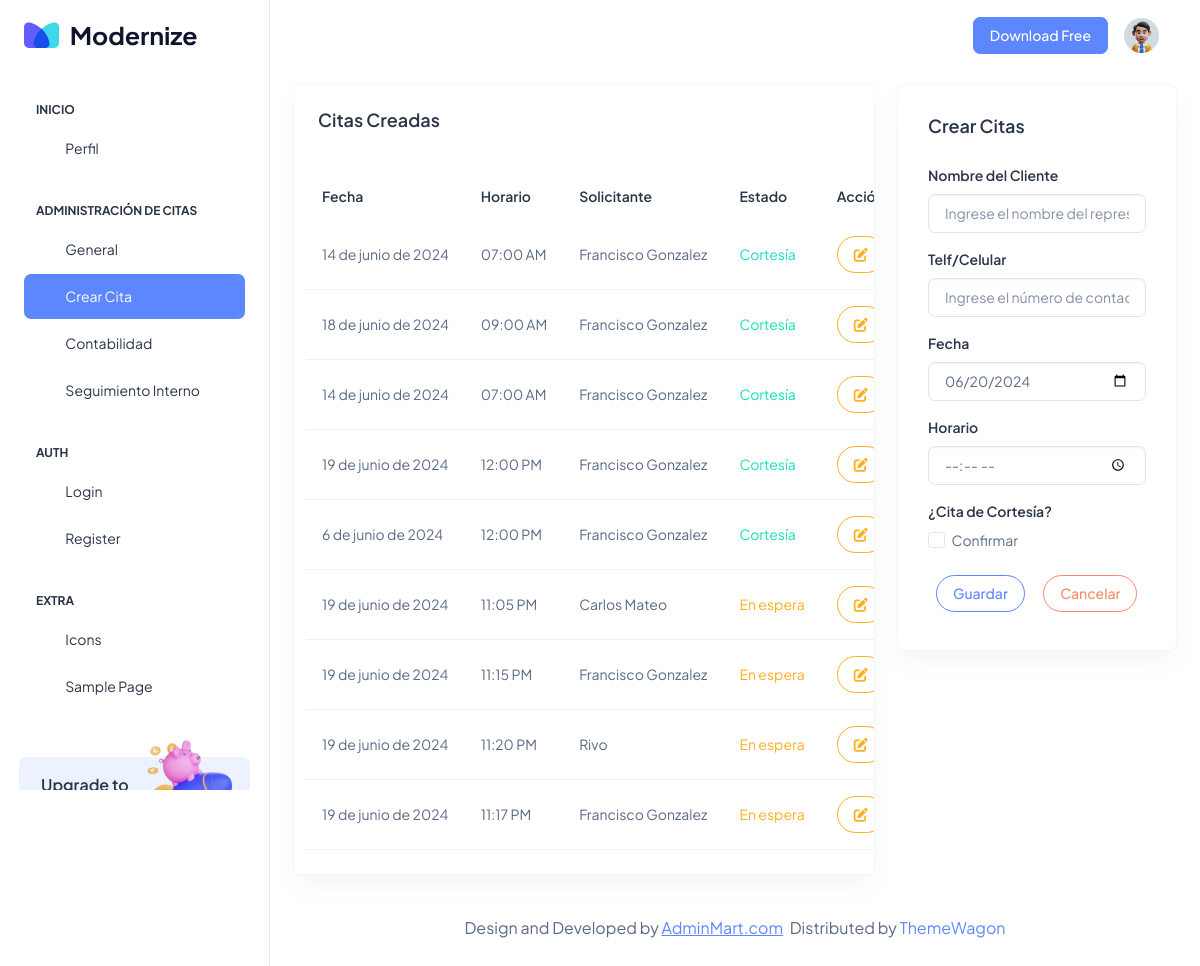
Page /adci_fechacitas/ (signed in) on the earlier database version.
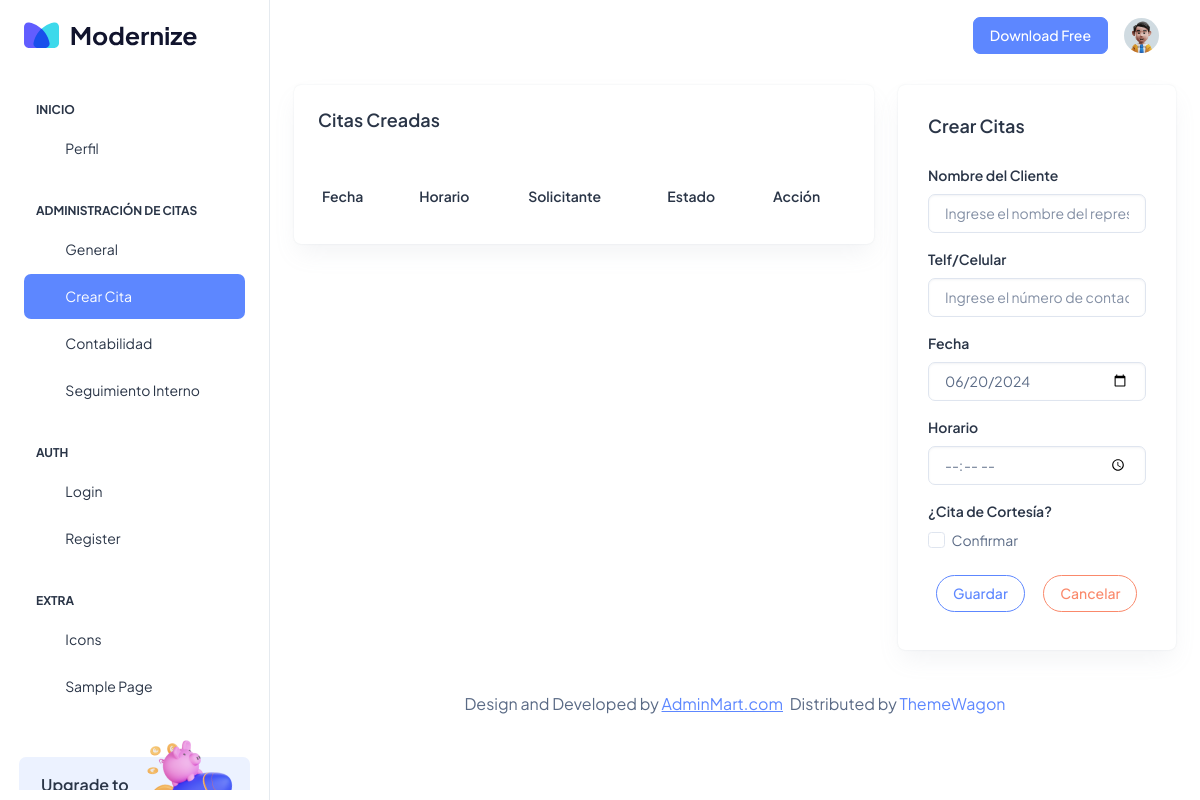
Same page on the later database version.
### Aplicaciones/Citas/models.py (models this page shows, shortened)
class CitaSol(models.Model):
    id=models.AutoField(primary_key=True)
    fech_da=models.DateField()
    time_da=models.TimeField()
    cort_da=models.BooleanField(default=False)
    nom_da=models.CharField(max_length=150)
    telf_da=models.CharField(max_length=10)
    est_da=models.BooleanField(default=False)

### Aplicaciones/Citas/views.py (the view)
# urls.py: path('adci_fechacitas/',views.adci_fechacitas),
@login_required
@custom_login_required
def adci_fechacitas (request):
    horariobdd=DiaHorario.objects.all()
    horabdd=HorasDia.objects.all()
    citabdd=CitaSol.objects.all()
    return render(request,'adci_fechacitas.html',{'horarios':horariobdd,'horas':horabdd,'citas':citabdd})

### Aplicaciones/Citas/templates/adci_fechacitas.html (shortened to what this page needs)
{% extends 'adci_plantilla.html' %}
{% block usci_contenido %}
<div class="col-lg-8">
  <div class="row">
    <div class="col-lg-12">
      <div class="card overflow-hidden">
        <div class="card-body p-4">
          <h5 class="card-title mb-9 fw-semibold">Citas Creadas</h5><br>
          <div class="row align-items-center">
            <table id="tbl_horarios" class="table text-nowrap mb-0 align-middle">
              <thead class="text-dark fs-4">
                <tr>
                  <th class="border-bottom-0">
                    <h6 class="fw-semibold mb-0">Fecha</h6>
                  </th>
                  <th class="border-bottom-0">
                    <h6 class="fw-semibold mb-0">Horario</h6>
                  </th>
                  <th class="border-bottom-0">
                    <h6 class="fw-semibold mb-0">Solicitante</h6>
                  </th>
                  <th class="border-bottom-0">
                    <h6 class="fw-semibold mb-0">Estado</h6>
                  </th>
                  <th class="border-bottom-0">
                    <h6 class="fw-semibold mb-0">Acción</h6>
                  </th>
                </tr>
              </thead>
              <tbody>
                {% for cita in citas %}
                  <tr>
                      <td>{{ cita.fech_da }}</td>
                      <td>
                          {% if cita.time_da.hour < 12 %}
                              {{ cita.time_da|time:"h:i" }} AM
                          {% else %}
                              {{ cita.time_da|time:"h:i" }} PM
                          {% endif %}
                      </td>
                      <td>{{cita.nom_da}}</td>
                      <td>
                        {% if cita.cort_da %}
                          <span class="text-success">Cortesía</span>
                        {% else %}
                          {% if cita.est_da %}
                            <span class="text-info">Realizados</span>
                          {% else %}
                            <span class="text-warning">En espera</span>
                          {% endif %}
                        {% endif %}
                      </td>
                      <td>
                        {% if cita.est_da %}
                        <span class="text-center">Sin Acciones</span>
                        {% else %}
                        <button type="button" class="btn btn-outline-warning rounded-pill" data-bs-toggle="modal" data-bs-target="#exampleModal"
                          data-id="{{ cita.id }}" data-diah="{{ cita.fech_da|date:'Y-m-d' }}" data-horario="{{ cita.time_da|time:'h:i' }}" data-nom="{{cita.nom_da}}" data-telf={{cita.telf_da}}
                          data-cortesia="{{cita.cort_da}}">
                           <i class="fas fa-edit"></i>
                        </button>
                        {% endif %}
                      </td>
                  </tr>
                  {% endfor %}
              </tbody>
            </table>
          </div>
        </div>
      </div>
    </div>
  </div>
</div>
<div class="col-lg-4 align-items-strech">
  <div class="card w-100">
    <div class="card-body">
      <div class="d-sm-flex d-block align-items-center justify-content-between mb-9">
        <div class="mb-3 mb-sm-0">
          <h5 class="card-title fw-semibold">Crear Citas</h5>
        </div>
      </div>
      <form action="/aggagenda_adci/" method="POST" id="vldt_dias">
        <div class="mb-3">
          <label for="nom_da" class="form-label">Nombre del Cliente</label>
          <input type="text" class="form-control" name="nom_da" id="nom_da" placeholder="Ingrese el nombre del representante">
        </div>
        <div class="mb-3">
          <label for="telf_da" class="form-label">Telf/Celular</label>
          <input type="text" class="form-control" name="telf_da" id="telf_da" placeholder="Ingrese el número de contacto">
        </div>
        <div class="mb-3">
          <label for="fech_da" class="form-label">Fecha</label>
          <input type="date" class="form-control" name="fech_da" id="fech_da" aria-describedby="dateHelp">
        </div>
        <div class="mb-3">
          <label for="time_da" class="form-label">Horario</label>
          <input type="time" class="form-control" name="time_da" id="time_da">
        </div>
        <label for="cort_da" class="form-label">¿Cita de Cortesía?</label>
        <div class="mb-3 form-check">
          <input type="checkbox" class="form-check-input" name="cort_da" id="cort_da">
          <label class="form-check-label" for="cort_da">Confirmar</label>
        </div>
        <button type="submit" class="btn btn-outline-primary rounded-pill m-2">Guardar</button>
        <button type="reset" name="button" class="btn btn-outline-danger rounded-pill m-2">Cancelar</button>
      </form>
    </div>
  </div>
</div>
          <br>
{% endblock %}

### Aplicaciones/Citas/templates/adci_plantilla.html (shortened to what this page needs)
<!doctype html>
{% load static %}
<html lang="es">
<head>
  <link rel="stylesheet" href="{% static 'css/styles.min.css' %}" />
  <link rel="stylesheet" href="{% static 'css/estilo_validacion.css' %}" />
    <link rel="stylesheet" href="https://cdnjs.cloudflare.com/ajax/libs/font-awesome/6.5.1/css/all.min.css" />
    <link rel="stylesheet" href="https://cdnjs.cloudflare.com/ajax/libs/izitoast/1.4.0/css/iziToast.css" />
</head>
<body>
  <div class="page-wrapper" id="main-wrapper" data-layout="vertical" data-navbarbg="skin6" data-sidebartype="full"
    data-sidebar-position="fixed" data-header-position="fixed">
    <aside class="left-sidebar">
      <div>
        <div class="brand-logo d-flex align-items-center justify-content-between">
          <a href="/adci_inicio/" class="text-nowrap logo-img">
            <img src="{% static 'images/logos/dark-logo.svg' %}" width="180" alt="" />
          </a>
        </div>
        <nav class="sidebar-nav scroll-sidebar" data-simplebar="">
          <ul id="sidebarnav">
            <li class="nav-small-cap">
              <span class="hide-menu">Inicio</span>
            </li>
            <li class="sidebar-item">
              <a class="sidebar-link" href="{% url 'adci_perfil' %}" aria-expanded="false">
                <span>
                  <i class="ti ti-layout-dashboard"></i>
                </span>
                <span class="hide-menu">Perfil</span>
              </a>
            </li>
            <li class="nav-small-cap">
              <span class="hide-menu">Administración de Citas</span>
            </li>
            <li class="sidebar-item">
              <a class="sidebar-link" href="/adci_inicio/" aria-expanded="false">
                <span>
                  <i class="ti ti-article"></i>
                </span>
                <span class="hide-menu">General</span>
              </a>
            </li>
            <li class="sidebar-item">
              <a class="sidebar-link" href="/adci_fechacitas/" aria-expanded="false">
                <span>
                  <i class="ti ti-cards"></i>
                </span>
                <span class="hide-menu">Crear Cita</span>
              </a>
            </li>
            <li class="sidebar-item">
              <a class="sidebar-link" href="/adci_inicio/cont_inicio/" aria-expanded="false">
                <span>
                  <i class="ti ti-file-description"></i>
                </span>
                <span class="hide-menu">Contabilidad</span>
              </a>
            </li>
            <li class="sidebar-item">
              <a class="sidebar-link" href="{% url 'cont_int' %}" aria-expanded="false">
                <span>
                  <i class="ti ti-typography"></i>
                </span>
                <span class="hide-menu">Seguimiento Interno</span>
              </a>
            </li>
            <li class="nav-small-cap">
              <span class="hide-menu">AUTH</span>
            </li>
            <li class="sidebar-item">
              <a class="sidebar-link" href="./authentication-login.html" aria-expanded="false">
                <span>
                  <i class="ti ti-login"></i>
                </span>
                <span class="hide-menu">Login</span>
              </a>
            </li>
            <li class="sidebar-item">
              <a class="sidebar-link" href="./authentication-register.html" aria-expanded="false">
                <span>
                  <i class="ti ti-user-plus"></i>
                </span>
                <span class="hide-menu">Register</span>
              </a>
            </li>
            <li class="nav-small-cap">
              <span class="hide-menu">EXTRA</span>
            </li>
            <li class="sidebar-item">
              <a class="sidebar-link" href="./icon-tabler.html" aria-expanded="false">
                <span>
                  <i class="ti ti-mood-happy"></i>
                </span>
                <span class="hide-menu">Icons</span>
              </a>
            </li>
            <li class="sidebar-item">
              <a class="sidebar-link" href="./sample-page.html" aria-expanded="false">
                <span>
                  <i class="ti ti-aperture"></i>
                </span>
                <span class="hide-menu">Sample Page</span>
              </a>
            </li>
          </ul>
          <div class="unlimited-access hide-menu bg-light-primary position-relative mb-7 mt-5 rounded">
            <div class="d-flex">
              <div class="unlimited-access-title me-3">
                <h6 class="fw-semibold fs-4 mb-6 text-dark w-85">Upgrade to pro</h6>
              </div>
              <div class="unlimited-access-img">
                <img src="{% static 'images/backgrounds/rocket.png' %}" alt="" class="img-fluid">
              </div>
            </div>
          </div>
        </nav>
      </div>
    </aside>
    <div class="body-wrapper">
      <header class="app-header">
        <nav class="navbar navbar-expand-lg navbar-light">
          <ul class="navbar-nav">
            <li class="nav-item">
              <a class="nav-link nav-icon-hover" href="javascript:void(0)">
                <i class="ti ti-bell-ringing"></i>
              </a>
            </li>
          </ul>
          <div class="navbar-collapse justify-content-end px-0" id="navbarNav">
            <ul class="navbar-nav flex-row ms-auto align-items-center justify-content-end">
              <li class="nav-item">
                <a href="https://adminmart.com/product/modernize-free-bootstrap-admin-dashboard/" target="_blank" class="btn btn-primary">Download Free</a>
              </li>
              <li class="nav-item dropdown">
                <a class="nav-link nav-icon-hover" href="javascript:void(0)" id="drop2" data-bs-toggle="dropdown"
                  aria-expanded="false">
                  <img src="{% static 'images/profile/user-1.jpg' %}" alt="" width="35" height="35" class="rounded-circle">
                </a>
              </li>
            </ul>
          </div>
        </nav>
      </header>
      <div class="container-fluid">
        <div class="row">
          {% block usci_contenido %}
            {% endblock %}
        <div class="py-6 px-6 text-center">
          <p class="mb-0 fs-4">Design and Developed by <a href="https://adminmart.com/" target="_blank" class="pe-1 text-primary text-decoration-underline">AdminMart.com</a> Distributed by <a href="https://themewagon.com">ThemeWagon</a></p>
        </div>
      </div>
    </div>
  </div>
</body>
</html>

Differences in the rows shown:
removed CitaSol: fech_da "14 de junio de 2024", time_da "07:00", nom_da "Francisco Gonzalez", cort_da "Cortesía"
removed CitaSol: fech_da "18 de junio de 2024", time_da "09:00", nom_da "Francisco Gonzalez", cort_da "Cortesía"
removed CitaSol: fech_da "14 de junio de 2024", time_da "07:00", nom_da "Francisco Gonzalez", cort_da "Cortesía"
removed CitaSol: fech_da "19 de junio de 2024", time_da "12:00", nom_da "Francisco Gonzalez", cort_da "Cortesía"
removed CitaSol: fech_da "6 de junio de 2024", time_da "12:00", nom_da "Francisco Gonzalez", cort_da "Cortesía"
removed CitaSol: fech_da "19 de junio de 2024", time_da "11:05", nom_da "Carlos Mateo", cort_da "En espera"
removed CitaSol: fech_da "19 de junio de 2024", time_da "11:15", nom_da "Francisco Gonzalez", cort_da "En espera"
removed CitaSol: fech_da "19 de junio de 2024", time_da "11:20", nom_da "Rivo", cort_da "En espera"
removed CitaSol: fech_da "19 de junio de 2024", time_da "11:17", nom_da "Francisco Gonzalez", cort_da "En espera"
